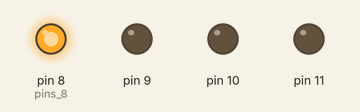
This sketch was run on a simulated Arduino Uno, built with avr-gcc and run on an emulated ATmega328P. Shown: output pins drawn as LEDs (lit = HIGH).

Above: at 0.5 s.
At 1.5 s:
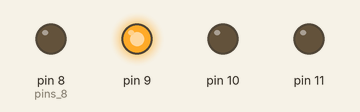
At 2.5 s:
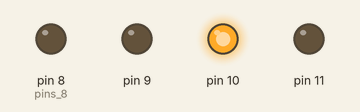
At 3.5 s:
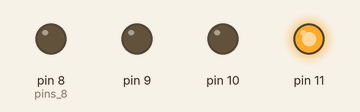
Timing chart, 0 to 5.2 s (numbered marks = the images above):
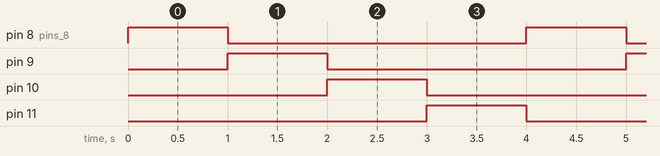

Measured:
- by itself, pin 8 (pins_8), pin 9–11: alternates HIGH for 1.0 s and LOW for 3.0 s
- by itself, everything shown: repeats every 4.0 s, in 5 steps

The sketch:

LightChaser_1_2.ino
```cpp
/*
blinks leds in sequence
(pinMode, delay)
*/


void setup() {
  // put your setup code here, to run once:
 pinMode(8, OUTPUT); // pins 8, 9 ,10 , 11 are digital outputs
  pinMode(9, OUTPUT);
  pinMode(10, OUTPUT);
    pinMode(11, OUTPUT);

}

void loop() {
  // put your main code here, to run repeatedly:
digitalWrite(8, HIGH); // led 1 turns on
  delay(1000); // Wait for 1000 millisecond(s)
  digitalWrite(8, LOW); // led 1 turns off
  digitalWrite(9, HIGH); // led 2 turns on
  delay(1000); // Wait for 1000 millisecond(s)
  digitalWrite(9, LOW); //led 2 turns off
   digitalWrite(10, HIGH); //led 3 turns on
  delay(1000); // Wait for 1000 millisecond(s)
  digitalWrite(10, LOW);//led 3 turns off
  digitalWrite(11, HIGH); //led 4 turns on
  delay(1000); // Wait for 1000 millisecond(s)
  digitalWrite(11, LOW);//led 4 turns off

}
  
```
